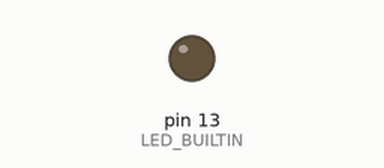
Simulated run of this sketch. Board: Arduino Uno, built with avr-gcc and run on an emulated ATmega328P. Parts: output pins drawn as LEDs (lit = HIGH).

Above: at 1.3 s.
At 4.15 s:
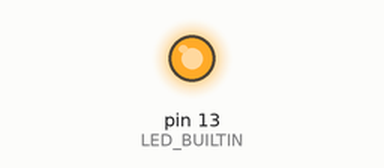
Timing chart, 0 to 4.5 s (numbered marks = the images above):
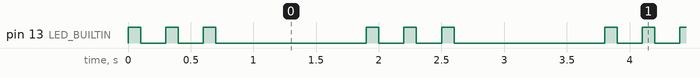

The sketch:

pico_blink.ino
```cpp
void setup() {
  pinMode(LED_BUILTIN, OUTPUT);
}

void loop() {
  for (int i = 0; i < 3; i++) {
    digitalWrite(LED_BUILTIN, HIGH);
    delay(100);
    digitalWrite(LED_BUILTIN, LOW);
    delay(200);
  }
  delay(1000);
}
```

Measured:
- by itself, pin 13 (LED_BUILTIN): repeats every 1.9 s: 2 × (LOW 0.20 s, HIGH 0.10 s), LOW 1.2 s, HIGH 0.10 s
- by itself, everything shown: repeats every 1.9 s, in 6 steps
